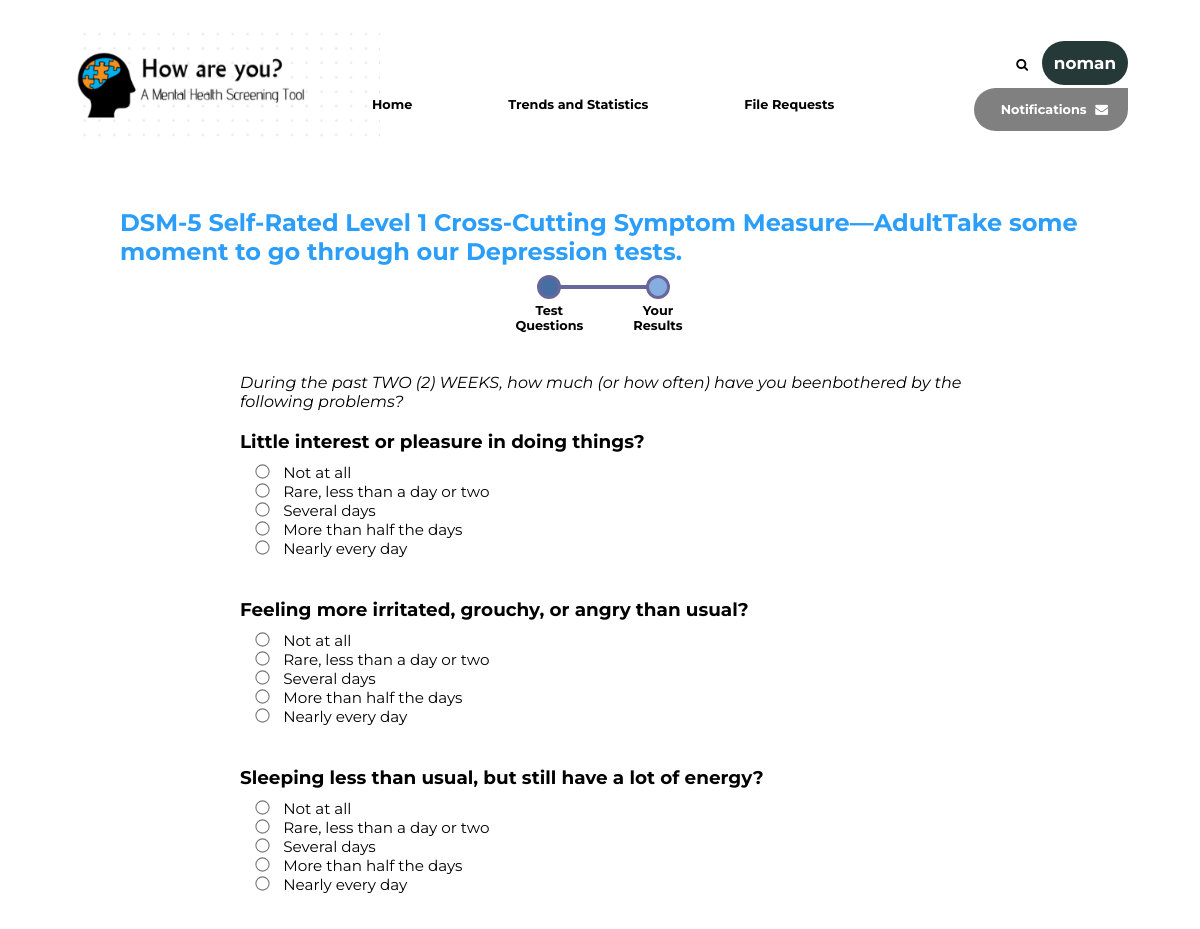
Before: /take_questionnaire/1 (signed in, upper part) with the older database file.
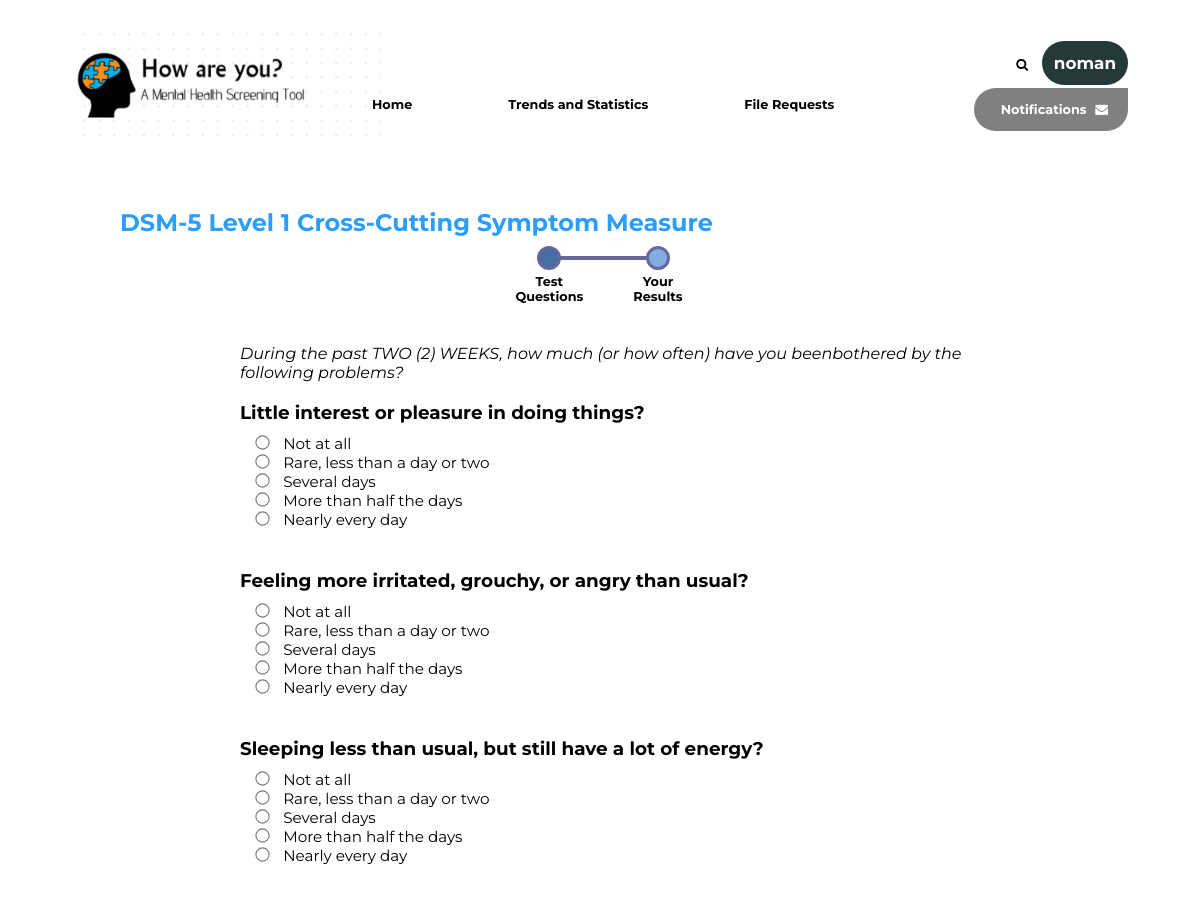
After: the same page with the newer database file.
### persons/models.py (models this page shows, shortened)
class Person(models.Model):
	username = models.CharField(max_length=200,primary_key=True)
	name = models.CharField(max_length=200, default="Unknown")
	password = models.CharField(max_length=50)
	email = models.EmailField(max_length=50)
	joined_at = models.DateTimeField(default=timezone.now)
	date_of_birth = models.DateTimeField(default=timezone.now,null=False,blank=False)
	gender = models.CharField(
        max_length=1,
        choices=Gender.choices,
        null=False,
        blank=False,
        default=Gender.FEMALE,
    )
	mobile_number = models.CharField(null=True,max_length=50,blank=True)

### take_questionnaire/models.py (models this page shows)
class Test(models.Model):
    added_by = models.ForeignKey(Psychiatrist, on_delete=models.DO_NOTHING)
    details_gimmic = models.CharField(max_length=TEXT_FIELD, default=UNSPECIFIED)
    instruction = models.CharField(max_length=TEXT_FIELD, default=UNSPECIFIED)
    details_duration = models.CharField(max_length=TEXT_FIELD, default=UNSPECIFIED)
    name = models.CharField("Name of the test", max_length=FIELD_LENGTH, null=False, blank=False)
    created_at = models.DateTimeField(default=timezone.now)
    is_approved = models.CharField(max_length=CHOICE_LENGTH, choices=Status.choices, default=Status.PENDING_APPROVAL)
    questions = models.ManyToManyField(Question, through='TestQuestion')
    has_score = models.BooleanField(default=False)

class Question(models.Model):
    added_by = models.ForeignKey(Psychiatrist, on_delete=models.CASCADE)
    class QuestionType(models.TextChoices):
        RADIO = 'RD', gettext_lazy('Radio')
        SLIDER = 'SL', gettext_lazy('Number Slider')
        MUL_CHOICE = 'CH', gettext_lazy('Multiple Choice')
    type = models.CharField(max_length=2, choices=QuestionType.choices, default=QuestionType.RADIO)
    created_at = models.DateTimeField(default=timezone.now)
    changed_at = models.DateTimeField(default=timezone.now)
    question_text = models.CharField(max_length=TEXT_FIELD, null=False, blank=False, default=UNSPECIFIED)

class Option(models.Model):
    question_id = models.ForeignKey(Question, on_delete=models.CASCADE, parent_link=True)
    text = models.CharField(max_length=FIELD_LENGTH, null=False, blank=False, default=UNSPECIFIED)

### take_questionnaire/views.py (the view)
# urls.py: path('<int:test_id>', views.render_test, name='render_test'),
def render_test(request,test_id):
    context = {}
    ''' should be changed to capture the right test'''
    test = Test.objects.get(id=test_id)
    context['test'] = test
    context['my'] = Patient.objects.get(username=request.session['username'])
    return render(request, 'take_questionnaire/test-questions.html', context)

### take_questionnaire/templates/take_questionnaire/test-questions.html (shortened to what this page needs)
{% load static %}
<!DOCTYPE html>
<html lang="en">
<head>
    <link rel="stylesheet" href="https://cdnjs.cloudflare.com/ajax/libs/font-awesome/4.7.0/css/font-awesome.min.css">
    <link href="{% static 'take_questionnaire/styles.css' %}" rel="stylesheet">
</head>
<body>
<div class="container">
    <section class="header">
        {% include "logo.html" %}
        <nav>
            <ul class="nav-links">
                <li><a href="{% url 'persons:index' %}" > Home </a></li>
                <li>Trends and Statistics</li>
                <li>File Requests</li>
            </ul>
            <span class="nav-right">
                    <span><i class="fa fa-search" style="margin-right: 10px;"></i>
                        <span class="avatar" onclick="document.getElementById('logout-modal-id').style.display='block'" style="cursor: pointer;">{{my.name}}</span>
                    </span>
                    <span class="notifi-box">
                        Notifications
                        <i class="fa fa-envelope" style="margin-left: 5px;"></i>
                    </span>
                </span>
        </nav>
    </section>
    <section class="que-sec">
        <div class="tron">{{test.name}}</div>
        <div class="test-steps">
            <ul class="test-steps-ul">
                <li class="test-step-n"><span class="test-step-circ active-step"></span><span>Test</span><span>Questions</span></li>
                <li class="test-step-n"><span class="test-step-circ"></span><span>Your</span><span>Results</span></li>
            </ul>
        </div>
        <div class="questions-container">
            <form action="{% url 'take_questionnaire:submit' test.id %}" style="position: relative;". method="POST">
                <ul class="test-ovrs">
                    <i>{{ test.details_duration }}</i>
                    <br>
                    <br>
                {% for q in test.questions.all %}
                    <li>
                        <span class="que-name">{{q.question_text}}</span><br>
                        <div class="que-opts">
                            {% for o in q.option_set.all %}
                            <input type="radio" class="radio" name="{{ q.id }}" value="{{o.id}}" id = "{{ o.id }}">
                            <label for="{{o.id}}"> <span class="que-opt-n">{{ o.text }}</span> </label> <br>
                            {% endfor %}
                        </div>
                    </li>
                {% endfor %}
                </ul>
            </form>
        </div>
    </section>
</div>
</body>
</html>

### templates/logo.html
{% load static %}
<div class="logo" >
		<span>
			<img src="{% static 'persons/logo.png' %}" alt="How are you?" height="40%" width="40%" >
		</span>
</div>

### take_questionnaire/static/take_questionnaire/styles.css (style rules this page uses)
* { margin: 0; padding: 0; box-sizing: border-box; }
body { font-family: "Montserrat", sans-serif; }
.container { margin-top: 4vh; margin-left: 6vw; margin-right: 6vw; min-height: 70vh; }
.logo { position: absolute; }
nav { display: flex; align-items: center; justify-content: space-between; position: relative; min-height: 15vh; }
.nav-links { display: flex; margin-left: 25vw; margin-top: 3vh; list-style: none; }
.nav-links li { position: relative; padding-right: 6rem; font-size: 0.8rem; font-weight: bold; }
.nav-links li::after { content: ""; position: absolute; width: 50%; height: 2px; bottom: -2px; left: 0; background-color: rgb(88, 88, 230); visibility: hidden; transform: scaleX(0); transform-origin: top left; transition: all 0.3s ease-in-out 0s; }
.nav-right { justify-self: flex-end; display: flex; flex-direction: column; flex-wrap: wrap; text-align: right; font-weight: bold; font-size: 0.8rem; }
.test-ovrs { list-style: none; }
.test-ovrs li { margin-bottom: 5vh; }
.avatar { color: white; font-size: 1.05rem; background-color: rgb(37, 58, 56); border-radius: 100px; padding: 12px; margin-bottom: 10; }
.notifi-box { padding: 14px; padding-left: 27px; padding-right: 20px; border-radius: 25px 0 25px 25px; margin-top: 15px; color: white; background-color: gray; }
.que-sec { margin-top: 7vh; margin-left: 4vw; }
.tron { font-size: 1.5rem; font-weight: bolder; margin-bottom: 5px; color: #2b9dfa; }
.test-steps { display: flex; align-items: center; justify-content: center; margin-top: 10px; }
.test-steps-ul { display: flex; list-style: none; }
.test-step-n { position: relative; display: flex; align-items: center; justify-content: center; flex-direction: column; font-size: 0.8rem; font-weight: bold; margin-right: 50px; }
.test-step-n .test-step-circ { position: relative; content: ''; background-color:rgb(134, 173, 224); padding: 10px; border-radius: 100px; margin-bottom: 5px; border: 1px double rgb(98, 157, 235); outline: 3px solid rgb(105, 102, 153); outline-offset: -2px; }
.test-step-n .active-step { background-color: rgb(70, 110, 163); }
.test-step-n:nth-child(1) .test-step-circ::after { position: absolute; bottom: 40%; left: 105%; content: ''; padding: 2px; max-height: 3px; min-width: 100px; overflow: hidden; background-color: rgb(105, 102, 153); }
.questions-container { margin-left: 10vw; margin-right: 10vw; margin-top: 40px; }
input.radio { transform: scale(110%); }
.que-name { font-size: 1.15rem; font-weight: bold; }
.que-opts { margin-top: 10px; margin-left: 2vh; }
.que-opt-n { margin-left: 10px; font-size: 0.95rem; }
a, a:hover, a:focus, a:active { text-decoration: none; color: inherit; }

Changed rows visible on the page:
changed Test: name "DSM-5 Self-Rated Level 1 Cross-Cutting Symptom Measure—AdultTake some moment to go through our Depression tests." → "DSM-5 Level 1 Cross-Cutting Symptom Measure"
